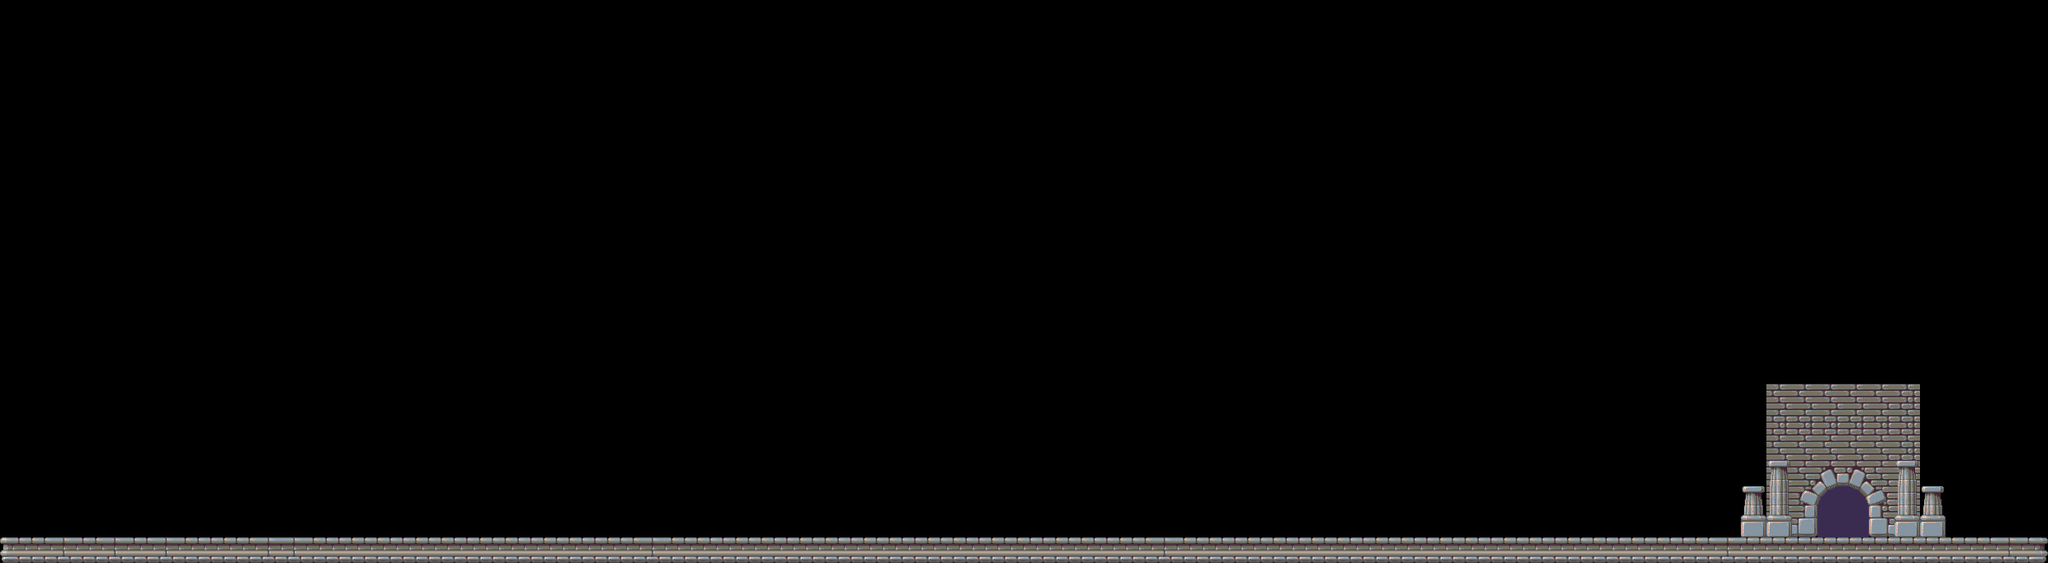

The image is a tile-based game level rendered from a .tmx file. Its description and source (layers, tilesets, objects; grid data summarised) follow:
An orthogonal 80x22 tile map with 32x32 px tiles, 2 tile layers (Tile Layer 2, Tile Layer 1) and 4 objects (Player Spawn Location, Key Spawn Location).

<map version="1.0" orientation="orthogonal" renderorder="right-down" width="80" height="22" tilewidth="32" tileheight="32" nextobjectid="11">
 <tileset firstgid="1" name="dawn_of_the_gods" tilewidth="32" tileheight="32" tilecount="1927" columns="41">
  <image source="dawn_of_the_gods.png" trans="ff00ff" width="1312" height="1504" />
 </tileset>
 <layer name="Tile Layer 2" width="80" height="22">
  <data>[1760 cells, 22 non-empty, 6 distinct tile ids]</data>
 </layer>
 <layer name="Tile Layer 1" width="80" height="22">
  <data>[1760 cells, 106 non-empty, 19 distinct tile ids]</data>
 </layer>
 <objectgroup name="collision-layer">
  <object id="1" x="2" y="672">
   <polyline points="0,0 -2,-672 2558,-672 2558,0 -34,0" />
  </object>
 </objectgroup>
 <objectgroup name="player-spawn">
  <object id="2" name="Player Spawn Location" x="42" y="650" width="12" height="12">
   <properties>
    <property name="toSpawn" value="Player" />
   </properties>
  </object>
 </objectgroup>
 <objectgroup name="door-layer">
  <object id="4" x="2272" y="608" width="64" height="64" />
 </objectgroup>
 <objectgroup name="key-spawn">
  <object id="9" name="Key Spawn Location" x="184" y="651" width="6" height="8">
   <properties>
    <property name="toSpawn" value="Key" />
   </properties>
  </object>
 </objectgroup>
</map>